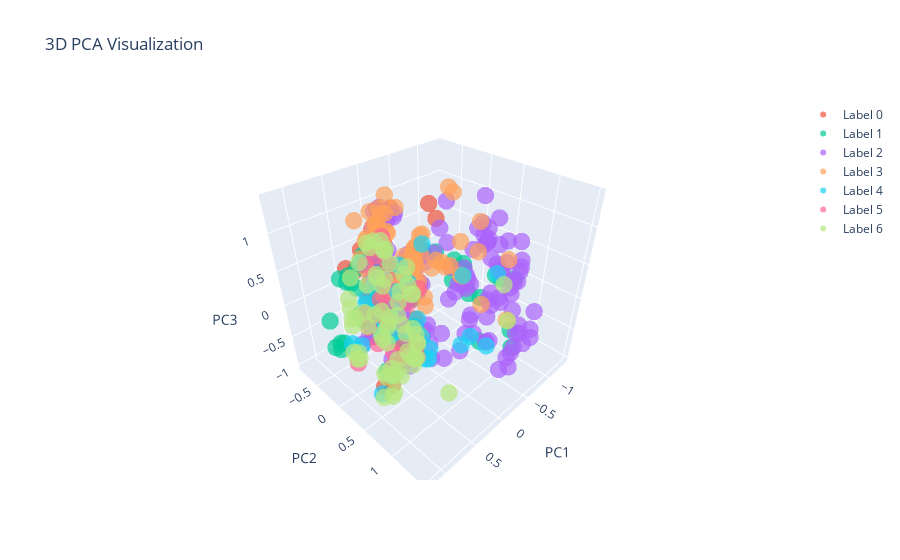

Notebook code for this chart:
### Code cell
import plotly.graph_objs as go
import plotly.express as px

# PCA
fig = go.Figure()

unique_labels = np.unique(labels_updated)
colors = px.colors.qualitative.Plotly

for i, label in enumerate(unique_labels):
    mask = (labels_updated == label) & (labels_updated != -1)
    fig.add_trace(go.Scatter3d(
        x=reduced_features_pca[mask, 0],
        y=reduced_features_pca[mask, 1],
        z=reduced_features_pca[mask, 2],
        mode='markers',
        marker=dict(size=6, color=colors[i % len(colors)], opacity=0.7),
        name=f'Label {label}'
    ))

fig.update_layout(title='3D PCA Visualization',
                  scene=dict(xaxis_title='PC1',
                             yaxis_title='PC2',
                             zaxis_title='PC3'))
